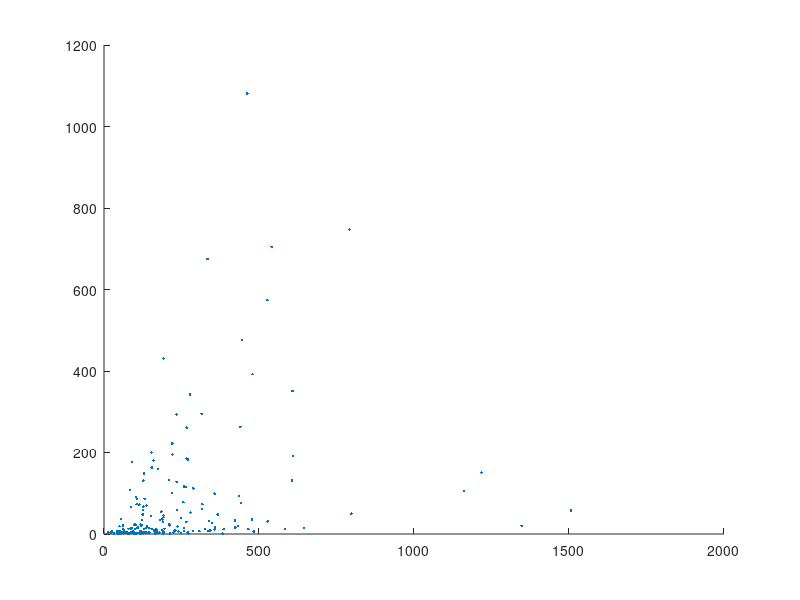

Here is the MATLAB script that generated this plot: (Note: this script raises an error after producing the figure.)
load Project

crime_s = cell2mat(tab_neighc(:,2));
vacancy_s = cell2mat(tab_neighv(:,2));

% linear regression
line = polyfit(crime_s,vacancy_s,1);

% plotting
figure('name','Scatter');
hold on
sym_line = @(a) (a(1)*sym('x')+a(2)); % defining anonymous function to extract coefficients from linear polyfit and make a symbolic line for plotting
scatter(crime_s,vacancy_s,'.');
lobf = sym_line(line);
for i=0.1:50:1600 % animating the line of best fit by symbolically plotting it with incrementally changing bounds
    fplot(lobf,[0,i]);
    pause(.0000001);
end
xlabel('Vacancies in 2017');
ylabel('Violent Crimes Committed in 2017');
legend('Neighborhood','y=0.2231x+16.6531');